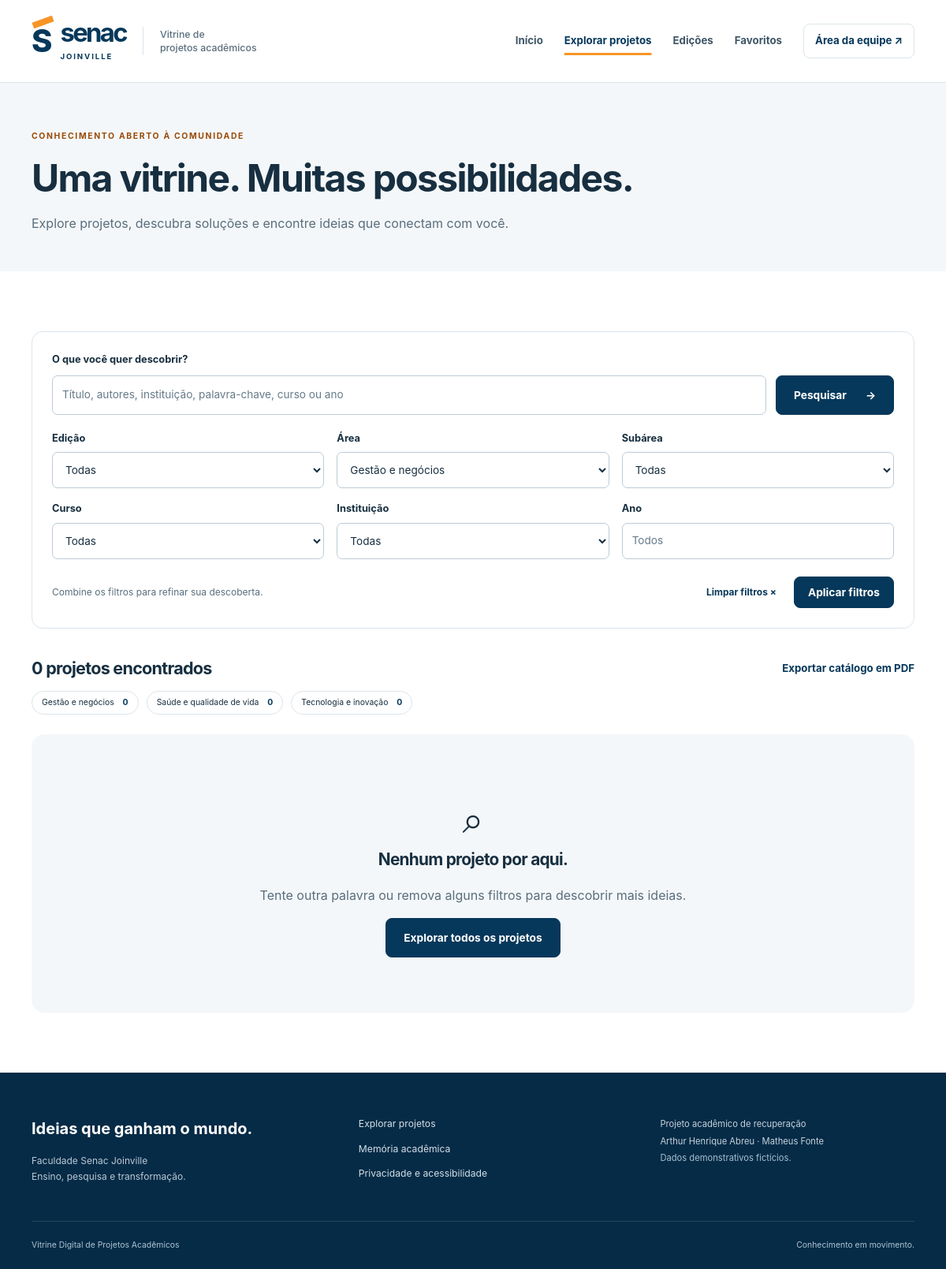
/vitrine?area=2, run on the app's committed database.
### tables this page shows
CREATE TABLE IF NOT EXISTS areas (id BIGINT UNSIGNED AUTO_INCREMENT PRIMARY KEY, nome VARCHAR(120) NOT NULL UNIQUE, descricao TEXT);

### app/bootstrap.php (called while the page is built, shortened)
<?php
spl_autoload_register(function ($class) {
    $file = BASE . '/app/' . str_replace('\\', '/', $class) . '.php';
});
function env(string $key, string $default = ''): string { $v = getenv($key); return $v === false ? $default : $v; }
function e($v): string { return htmlspecialchars((string) $v, ENT_QUOTES | ENT_SUBSTITUTE, 'UTF-8'); }
function url(string $path = ''): string { return rtrim(env('APP_URL', 'http://127.0.0.1:8080'), '/') . '/' . ltrim($path, '/'); }
function view(string $name, array $data = []): void { global $path; extract($data, EXTR_SKIP); $renderingError=$name==='error'; ob_start(); require BASE . '/views/' . $name . '.php'; $content = ob_get_clean(); require BASE . '/views/layout.php'; }

### app/Database.php (called while the page is built)
<?php
final class Database {
    private static ?PDO $pdo = null;
    public static function connection(): PDO {
        return self::$pdo ??= new PDO('mysql:host=' . env('DB_HOST', '127.0.0.1') . ';port=' . env('DB_PORT', '3306') . ';dbname=' . env('DB_DATABASE', 'vitrine_academica') . ';charset=utf8mb4', env('DB_USERNAME'), env('DB_PASSWORD'), [PDO::ATTR_ERRMODE => PDO::ERRMODE_EXCEPTION, PDO::ATTR_DEFAULT_FETCH_MODE => PDO::FETCH_ASSOC, PDO::ATTR_EMULATE_PREPARES => false]);
    }
    public static function run(string $sql, array $params = []): PDOStatement { $s = self::connection()->prepare($sql); $s->execute($params); return $s; }
    public static function all(string $sql, array $params = []): array { return self::run($sql, $params)->fetchAll(); }
    public static function one(string $sql, array $params = []): ?array { return self::run($sql, $params)->fetch() ?: null; }
}

### app/ProjectRepository.php (called while the page is built, shortened)
<?php
final class ProjectRepository {
    public static function filters(array $input): array {
        $r = ['q' => mb_substr(trim((string) ($input['q'] ?? '')), 0, 150)];
        foreach (['area','subarea','edicao','curso','instituicao','ano','pagina'] as $k) $r[$k] = max(0, (int) ($input[$k] ?? 0));
        $r['favoritos'] = !empty($input['favoritos']); return $r;
    }
    public static function where(array $f, bool $ignoreArea = false): array {
        $w = ["t.situacao='publicado'"]; $p = [];
        foreach (['area','subarea','edicao','curso','instituicao'] as $key) {
            if (!empty($f[$key])) { $w[] = 't.' . $key . '_id=?'; $p[] = $f[$key]; }
        }
        return [implode(' AND ', $w), $p];
    }
    public static function listing(array $f, bool $featured = false): array {
        [$w,$p] = self::where($f);
        $total = (int) Database::one('SELECT COUNT(*) n FROM trabalhos t WHERE ' . $w, $p)['n'];
        $page = max(1,min((int) ($f['pagina'] ?? 1), max(1,(int) ceil($total/12))));
        $limit = $featured ? 3 : 12; $offset = $featured ? 0 : ($page-1)*12;
        $rows = Database::all("SELECT t.*,a.nome area,e.nome edicao,e.ano,i.nome instituicao,c.nome curso,
          (SELECT GROUP_CONCAT(au.nome ORDER BY ta.posicao SEPARATOR ', ') FROM trabalho_autores ta JOIN autores au ON au.id=ta.autor_id WHERE ta.trabalho_id=t.id) autores,
          (SELECT ar.id FROM arquivos ar WHERE ar.trabalho_id=t.id AND ar.mime LIKE 'image/%' ORDER BY ar.id LIMIT 1) capa
          FROM trabalhos t JOIN areas a ON a.id=t.area_id JOIN edicoes e ON e.id=t.edicao_id JOIN instituicoes i ON i.id=t.instituicao_id JOIN cursos c ON c.id=t.curso_id WHERE $w ORDER BY t.destaque DESC,t.id DESC LIMIT $limit OFFSET $offset",$p);
        return ['rows'=>$rows,'total'=>$total,'page'=>$page,'pages'=>max(1,(int) ceil($total/12))];
    }
    public static function counts(array $f): array {
        [$w,$p] = self::where($f);
        return Database::all('SELECT a.id,a.nome,COUNT(t.id) total FROM areas a LEFT JOIN trabalhos t ON t.area_id=a.id AND ' . $w . ' GROUP BY a.id,a.nome ORDER BY a.nome', $p);
    }
    public static function lookups(): array {
        $r=[]; foreach (['areas','subareas','edicoes','instituicoes','cursos','unidades_curriculares','autores','orientadores','palavras_chave'] as $t) $r[$t] = Database::all('SELECT * FROM ' . $t . ' ORDER BY nome'); return $r;
    }
}

### views/catalog.php (the view, shortened to what this page needs)
<section class="page-intro"><div class="container"><div class="eyebrow">CONHECIMENTO ABERTO À COMUNIDADE</div><h1><?=$favoritePage?'Suas próximas inspirações.':'Uma vitrine. Muitas possibilidades.'?></h1><p><?=$favoritePage?'Os projetos que você salvou neste navegador e nesta sessão.':'Explore projetos, descubra soluções e encontre ideias que conectam com você.'?></p></div></section>
<section class="section container catalog-section"><form method="get" action="<?=url($favoritePage?'favoritos':'vitrine')?>" class="filters" id="filters"><div class="filter-top"><div class="search-field"><label for="q">O que você quer descobrir?</label><div><input type="search" name="q" id="q" value="<?=e($f['q'])?>" placeholder="Título, autores, instituição, palavra-chave, curso ou ano"><button class="button" type="submit">Pesquisar <span aria-hidden="true">→</span></button></div></div></div><div class="filter-grid"><?php foreach(['edicao'=>['Edição','edicoes'],'area'=>['Área','areas'],'subarea'=>['Subárea','subareas'],'curso'=>['Curso','cursos'],'instituicao'=>['Instituição','instituicoes']] as $key=>[$label,$table]):?><div class="field"><label for="filter-<?=$key?>"><?=$label?></label><select name="<?=$key?>" id="filter-<?=$key?>"><option value="">Todas</option><?php foreach($lookups[$table] as $item):?><option value="<?=$item['id']?>" <?=$f[$key]==$item['id']?'selected':''?> <?=isset($item['area_id'])?'data-area="'.(int)$item['area_id'].'"':''?>><?=e($item['nome'])?></option><?php endforeach;?></select></div><?php endforeach;?><div class="field"><label for="filter-ano">Ano</label><input id="filter-ano" type="number" min="2000" max="2100" name="ano" value="<?=$f['ano']?:''?>" placeholder="Todos"></div></div><div class="filter-bottom"><span>Combine os filtros para refinar sua descoberta.</span><a href="<?=url($favoritePage?'favoritos':'vitrine')?>">Limpar filtros ×</a><button class="button small">Aplicar filtros</button></div></form>
<div class="results-heading"><div><h2><?=$list['total']?> <?=$list['total']===1?'projeto encontrado':'projetos encontrados'?></h2></div><a class="inline-link" href="<?=url('catalogo?'.http_build_query($_GET))?>">Exportar catálogo em PDF</a></div>
<div class="area-chips" aria-label="Contagem por área com os filtros atuais"><?php foreach($counts as $area):?><span><?=e($area['nome'])?> <b><?=$area['total']?></b></span><?php endforeach;?></div>
<?php $cards=$list['rows'];require BASE.'/views/partials/cards.php';if(!$cards):?><div class="empty"><span aria-hidden="true">⌕</span><h3>Nenhum projeto por aqui.</h3><p>Tente outra palavra ou remova alguns filtros para descobrir mais ideias.</p><a class="button" href="<?=url('vitrine')?>">Explorar todos os projetos</a></div><?php endif;?>
</section>

### public/assets/app.css (style rules this page uses)
:root { --navy:#06385b;--deep:#062b46;--blue:#165e8f;--orange:#f79526;--ink:#172f40;--muted:#596e7d;--paper:#f4f7f9;--line:#dce5eb;--white:#fff;--radius:16px }
* { box-sizing:border-box }
html { scroll-behavior:smooth;scroll-padding-top:30px }
body { margin:0;color:var(--ink);background:#fff;font-family:Inter,"Segoe UI",Arial,sans-serif;font-size:16px;line-height:1.6 }
a { color:var(--navy);text-decoration:none }
button,input,select,textarea { font:inherit }
button,a,input,select,textarea,summary { touch-action:manipulation }
button { cursor:pointer }
h1,h2,h3,p { margin-top:0 }
h1,h2,h3 { line-height:1.15;letter-spacing:-.035em }
h1 { font-size:clamp(2rem,4vw,3.4rem);font-weight:750 }
h2 { font-size:clamp(1.6rem,2.6vw,2.2rem);font-weight:720 }
h3 { font-size:1.16rem }
p { color:var(--muted) }
.container { width:min(1232px,calc(100% - 80px));margin-inline:auto }
.section { padding-block:76px }
.button { display:inline-flex;justify-content:center;align-items:center;gap:24px;background:var(--navy);border:1px solid var(--navy);color:#fff;padding:13px 22px;border-radius:8px;font-size:.86rem;font-weight:650;min-height:48px;transition:background .18s,transform .18s }
.button.small { min-height:40px;padding:8px 17px }
.eyebrow { font-size:.65rem;letter-spacing:.16em;font-weight:750;color:#9a4b08;margin-bottom:16px }
.inline-link { font-size:.83rem;font-weight:700;white-space:nowrap }
.page-intro { background:var(--paper);padding:60px 0 48px }
.page-intro h1 { margin-bottom:18px }
.page-intro p { max-width:700px;margin-bottom:0 }
.filters { border:1px solid var(--line);border-radius:14px;padding:25px;background:#fff }
.search-field label { display:block;font-size:.8rem;font-weight:700;margin-bottom:9px }
.search-field>div { display:flex;gap:12px }
.search-field input { flex:1;min-width:0 }
.field { margin-bottom:19px }
.field label { display:block;font-weight:650;font-size:.8rem;margin-bottom:7px }
input,select,textarea { width:100%;border:1px solid #bdcbd5;background:#fff;color:var(--ink);border-radius:7px;padding:11px 12px;font-size:.85rem;min-height:46px }
::placeholder { color:#657a88 }
.filter-grid { display:grid;grid-template-columns:repeat(3,1fr);gap:16px;margin-top:20px }
.filter-grid .field { margin-bottom:0 }
.filter-bottom { display:flex;align-items:center;justify-content:end;gap:22px;margin-top:22px;font-size:.75rem }
.filter-bottom>span { margin-right:auto;color:var(--muted) }
.filter-bottom>a { font-weight:650 }
.results-heading { display:flex;justify-content:space-between;gap:20px;align-items:center;margin:38px 0 16px }
.results-heading h2 { font-size:1.35rem;margin:0 }
.area-chips { display:flex;gap:10px;flex-wrap:wrap;margin-bottom:25px }
.area-chips>span { border:1px solid var(--line);border-radius:50px;padding:6px 12px;font-size:.65rem }
.area-chips b { margin-left:8px;color:var(--navy) }
.empty { text-align:center;padding:70px 20px;background:var(--paper);border-radius:16px }
.empty>span { font-size:3rem }
.empty h3 { font-size:1.3rem }
.empty p { max-width:600px;margin-inline:auto }
h1,h2,h3,.card-authors { overflow-wrap:anywhere }

### data on the page
areas: nome "Gestão e negócios", total "0"
areas: nome "Saúde e qualidade de vida", total "0"
areas: nome "Tecnologia e inovação", total "0"

### other printed values
$label "Edição"
$label "Área"
$label "Subárea"
$label "Curso"
$label "Instituição"
$list['total'] "0"
form field area "Gestão e negócios"
